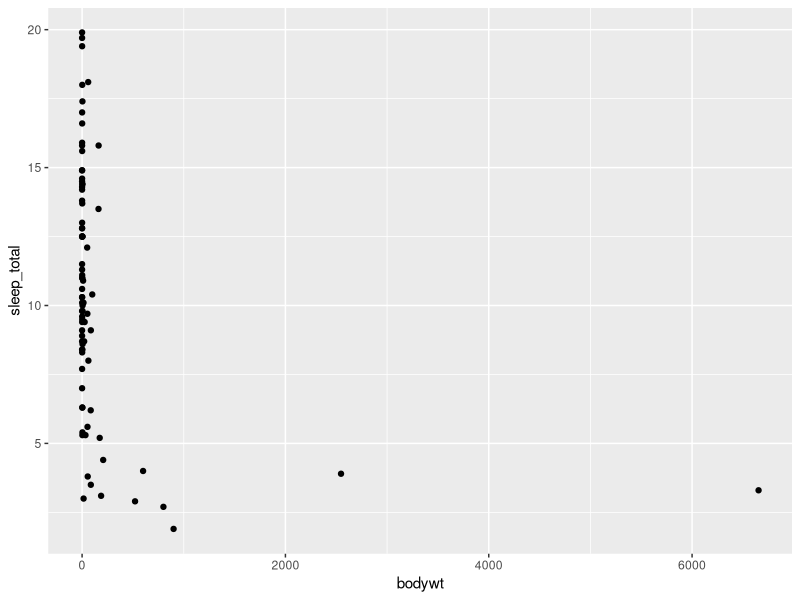
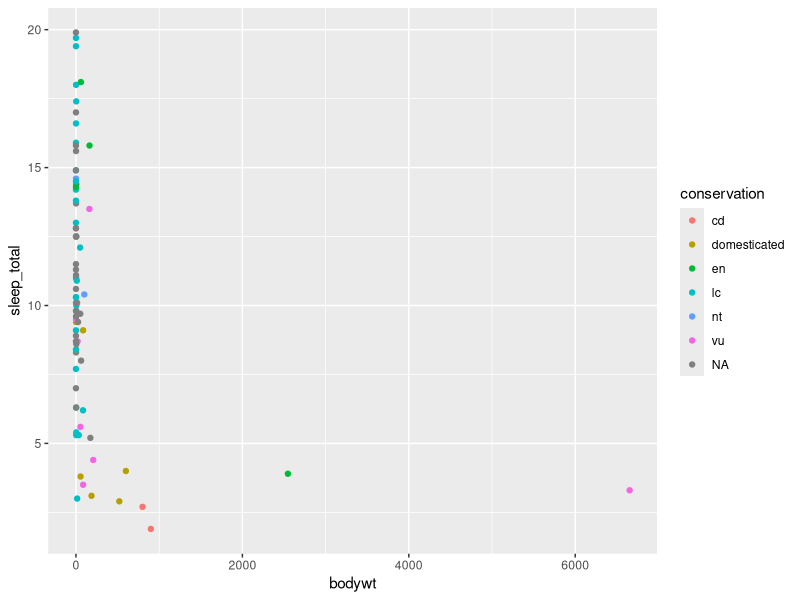
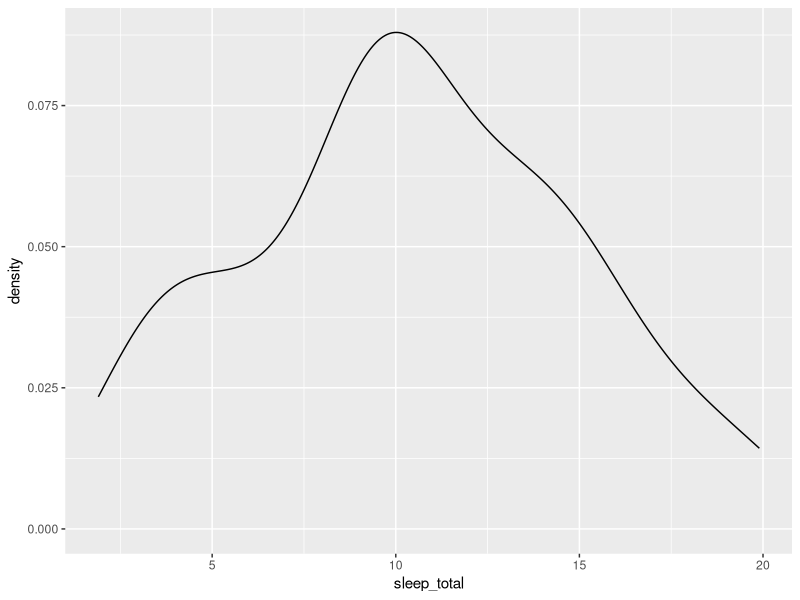

Generate these figures, in order, with R: (Note: this script raises an error after producing the figures.)
## ---- chunk 1
knitr::opts_chunk$set(echo = TRUE, error = TRUE)
## ---- chunk 2
# install.packages("ggplot2")
## ---- chunk 3
library(ggplot2)
## ---- chunk 4
msleep
## ---- chunk 5
ggplot(msleep, aes(x = bodywt, y = sleep_total)) +
  geom_point()
## ---- chunk 6
ggplot(msleep, aes(x = bodywt, y = sleep_total, color = conservation)) +
  geom_point()
## ---- chunk 7
ggplot(msleep, aes(x = sleep_total)) +
  geom_density()
## ---- chunk 8
ggplot(msleep, aes(x = )) +
  geom_density()
## ---- chunk 9
ggplot(msleep, aes(x = , y = , color = )) +
  geom_point()
## ---- chunk 10

## ---- chunk 11
data(package = "ggplot2")
## ---- chunk 12

## ---- chunk 13
data(package = .packages(all.available = TRUE))
## ---- chunk 14

